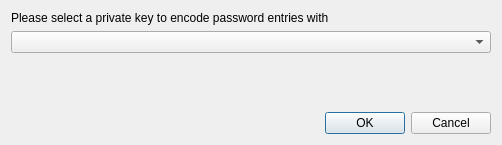
<?xml version="1.0" encoding="UTF-8"?>
<ui version="4.0">
 <class>SelectKeyDialog</class>
 <widget class="QDialog" name="SelectKeyDialog">
  <property name="geometry">
   <rect>
    <x>0</x>
    <y>0</y>
    <width>502</width>
    <height>145</height>
   </rect>
  </property>
  <property name="windowTitle">
   <string>Select private key</string>
  </property>
  <layout class="QGridLayout" name="gridLayout">
   <item row="0" column="0">
    <layout class="QVBoxLayout" name="verticalLayout">
     <item>
      <widget class="QLabel" name="label">
       <property name="text">
        <string>Please select a private key to encode password entries with</string>
       </property>
      </widget>
     </item>
     <item>
      <widget class="QComboBox" name="keyCombo"/>
     </item>
     <item>
      <spacer name="verticalSpacer">
       <property name="orientation">
        <enum>Qt::Vertical</enum>
       </property>
       <property name="sizeHint" stdset="0">
        <size>
         <width>20</width>
         <height>40</height>
        </size>
       </property>
      </spacer>
     </item>
     <item>
      <layout class="QHBoxLayout" name="horizontalLayout">
       <item>
        <spacer name="horizontalSpacer">
         <property name="orientation">
          <enum>Qt::Horizontal</enum>
         </property>
         <property name="sizeHint" stdset="0">
          <size>
           <width>40</width>
           <height>20</height>
          </size>
         </property>
        </spacer>
       </item>
       <item>
        <widget class="QDialogButtonBox" name="buttonBox">
         <property name="orientation">
          <enum>Qt::Horizontal</enum>
         </property>
         <property name="standardButtons">
          <set>QDialogButtonBox::Cancel|QDialogButtonBox::Ok</set>
         </property>
        </widget>
       </item>
      </layout>
     </item>
    </layout>
   </item>
  </layout>
 </widget>
 <resources/>
 <connections>
  <connection>
   <sender>buttonBox</sender>
   <signal>accepted()</signal>
   <receiver>SelectKeyDialog</receiver>
   <slot>accept()</slot>
   <hints>
    <hint type="sourcelabel">
     <x>248</x>
     <y>254</y>
    </hint>
    <hint type="destinationlabel">
     <x>157</x>
     <y>274</y>
    </hint>
   </hints>
  </connection>
  <connection>
   <sender>buttonBox</sender>
   <signal>rejected()</signal>
   <receiver>SelectKeyDialog</receiver>
   <slot>reject()</slot>
   <hints>
    <hint type="sourcelabel">
     <x>316</x>
     <y>260</y>
    </hint>
    <hint type="destinationlabel">
     <x>286</x>
     <y>274</y>
    </hint>
   </hints>
  </connection>
 </connections>
</ui>
